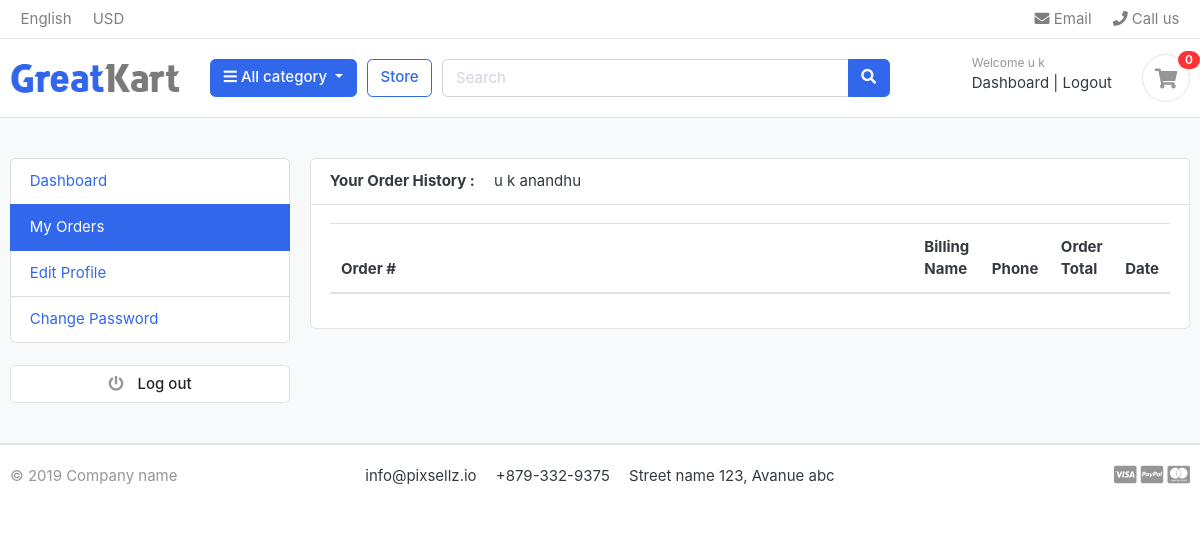
Page /accounts/my_orders/ (signed in) on the earlier database version.
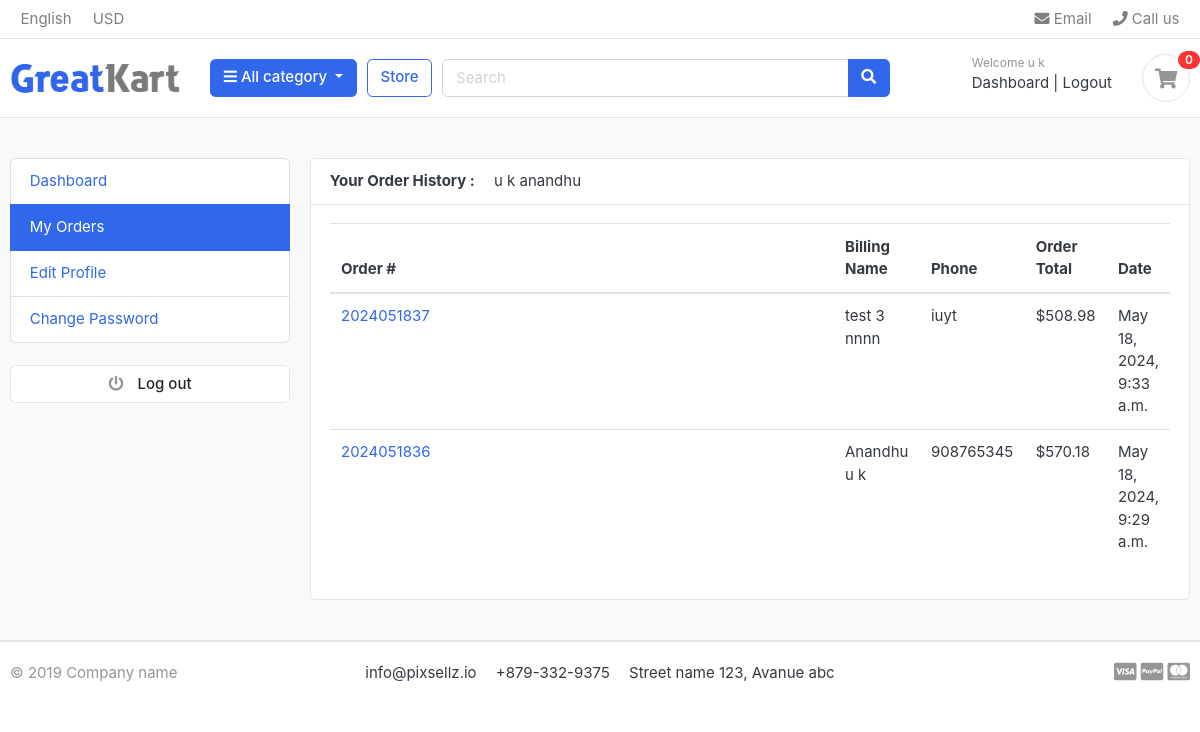
Same page on the later database version.
### orders/models.py (models this page shows, shortened)
class Order(models.Model):
    STATUS = (
        ('New','New'),
        ('Accepted','Accepted'),
        ('Completed','Completed'),
        ('Canceled','Canceled'),
    )
    user = models.ForeignKey(Account, on_delete=models.SET_NULL, null=True)
    payment = models.ForeignKey(Payment, on_delete=models.SET_NULL, blank=True, null=True)
    order_number = models.CharField(max_length=20)
    first_name = models.CharField(max_length=50)
    last_name = models.CharField(max_length=50)
    phone = models.CharField(max_length=15)
    email = models.EmailField(max_length=50)
    address = models.CharField(max_length=50)
    pin_code= models.IntegerField(default=123456)
    state = models.CharField(max_length=50)
    city = models.CharField(max_length=50)
    order_note = models.CharField(max_length=100, blank=True)
    order_total = models.FloatField()
    tax = models.FloatField()
    status = models.CharField(max_length=10, choices=STATUS, default='New')
    ip = models.CharField(blank=True, max_length=20)
    is_ordered = models.BooleanField(default=False)
    created_at = models.DateTimeField(auto_now_add=True)
    updated_at = models.DateTimeField(auto_now=True)
    def full_name(self):
        return f'{self.first_name} {self.last_name}'

### accounts/views.py (the view)
# urls.py: path('my_orders/',views.my_orders,name='my_orders'),
@login_required(login_url='login')
def my_orders(req):
    orders = Order.objects.filter(user=req.user, is_ordered=True).order_by('-created_at')
    context = {
        'orders': orders,
    }
    return render(req,'accounts/my_orders.html',context)

### accounts/models.py (called while the page is built)
    def full_name(self):
        return f'{self.first_name} {self.last_name}'

### cart/context_processors.py (called while the page is built)
def Counter(req):
    cart_count=0
    if 'admin' in req.path:
        return {}
    else:
        try:
            cart=Cart.objects.filter(cart_id =_cart_id(req))
            if req.user.is_authenticated:
                cart_item = CartItem.objects.all().filter(user=req.user)
            else:
                cart_item = CartItem.objects.all().filter(cart=cart[:1])
            for item in cart_item:
                cart_count += item.quantity
        except:
            cart_count=0
    return dict(cart_count=cart_count)

### cart/views.py (called while the page is built)
def _cart_id(req):
    cart = req.session.session_key
    if not cart:
        cart = req.session.create()
    return cart

### category/context_processors.py (called while the page is built)
def menu_links(req):
    links  = Category.objects.all()
    return dict(links=links)

### category/models.py (called while the page is built)
    def get_url(self):
        return reverse('product_by_category',args=[self.slug])

### templates/accounts/my_orders.html
{% extends 'base.html' %}
{% block content %}
<section class="section-conten padding-y bg">
    <div class="container">
        <div class="row">
            {% include 'includes/dashboard-sidebar.html' %}
        <main class="col-md-9">
            <article class="card">
                <header class="card-header">
                    <strong class="d-inline-block mr-3">Your Order History : </strong>
                    <span>{{user.full_name}}</span>
                </header>
                <div class="card-body">
                    <div class="row">
                        <div class="col md-12">
                            <table class="table table-hover">
                                <thead>
                                    <tr>
                                        <th class="col">Order #</th>
                                        <th class="col">Billing Name</th>
                                        <th class="col">Phone</th>
                                        <th class="col">Order Total</th>
                                        <th class="col">Date</th>
                                    </tr>
                                </thead>
                                <tbody>
                                    {% for order in orders %}
                                    <tr>
                                        <td><a href="{% url 'order_detail' order.order_number %}">{{order.order_number}}</a></td>
                                        <td>{{order.full_name}}</td>
                                        <td>{{order.phone}}</td>
                                        <td>${{order.order_total}}</td>
                                        <td>{{order.created_at}}</td>
                                    </tr>
                                    {% endfor %}
                                </tbody>
                            </table>
                        </div>
                    </div>
                </div>
            </article>
        </main>
    </div>
    </div>
    </section>
{% endblock %}

Differences in the rows shown:
added Order: order_number "2024051837", full_name "test 3 nnnn", phone "iuyt", order_total "508.98", created_at "May 18, 2024, 9:33 a.m."
added Order: order_number "2024051836", full_name "Anandhu u k", phone "908765345", order_total "570.18", created_at "May 18, 2024, 9:29 a.m."
